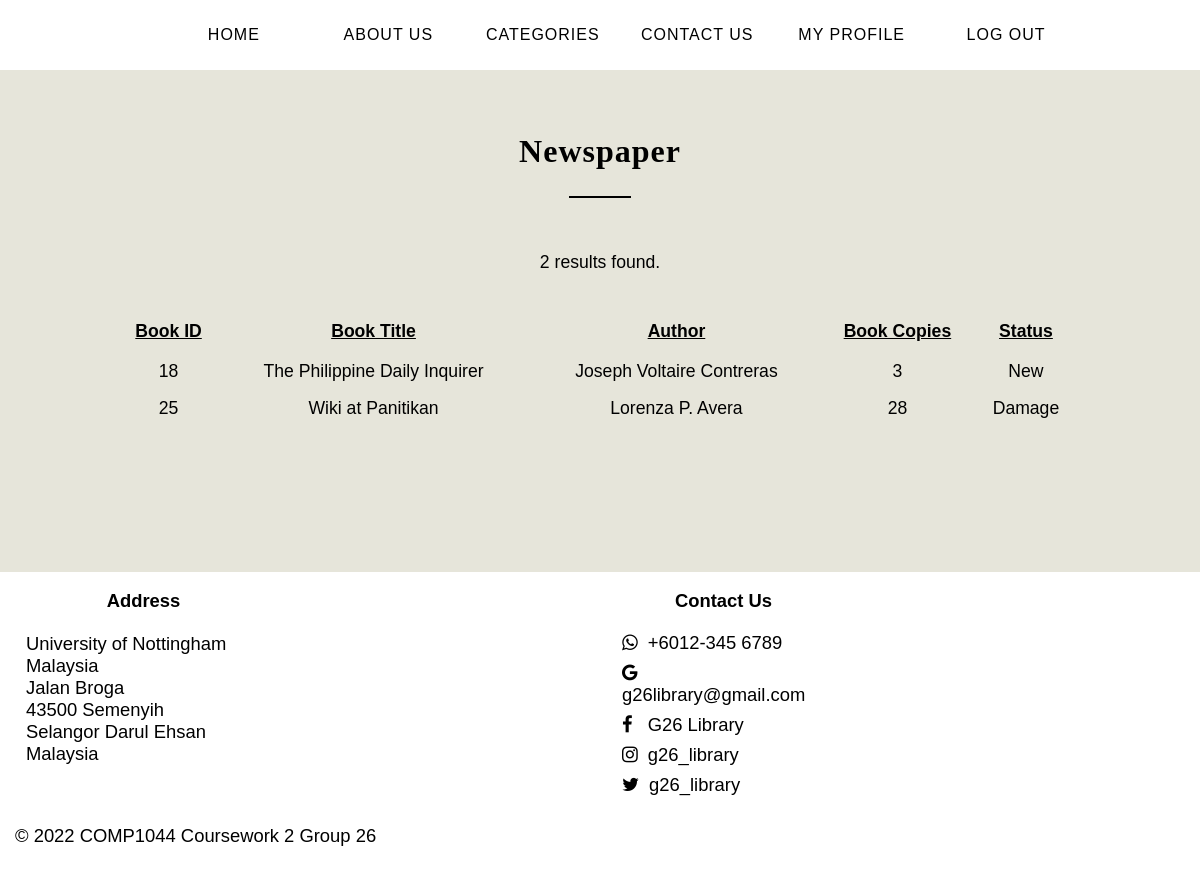
Page /news.php on the committed database.
### tables this page shows
CREATE TABLE `book` (
  `book_id` int(8) NOT NULL,
  `book_title` varchar(80) NOT NULL,
  `category_id` int(8) NOT NULL,
  `author` varchar(80) NOT NULL,
  `book_copies` int(8) NOT NULL,
  `book_publisher` varchar(80) NOT NULL,
  `publisher_city` varchar(80) NOT NULL,
  `isbn` varchar(80) NOT NULL,
  `copyright_year` int(8) NOT NULL,
  `date_receive` date NOT NULL,
  `date_added` date NOT NULL,
  `status` varchar(80) NOT NULL
);

### news.php (the view, shortened to what this page needs)
<!DOCTYPE html>
<html lang="en">
<head>
	<link rel="stylesheet" href="template.css">
	<link rel="stylesheet" href="form-template.css">
	<link rel="stylesheet" href="https://cdnjs.cloudflare.com/ajax/libs/font-awesome/4.7.0/css/font-awesome.min.css">
</head>
<body>
	<nav>
		<ul>
			<li><a href="home.html">Home</a></li>
			<li><a href="aboutus.html">About Us</a></li>
			<li><a href="categories.html">Categories</a></li>
			<li><a href="#contact-link">Contact Us</a></li>
			<li><a href="profile.php">My Profile</a></li>
			<li><a href="login.html">Log Out</a></li>
		</ul>
	</nav>
	<br><br>
	<h2 class="page-title-heading">Newspaper</h2>
	<hr class="page-heading-horizontal-line">
	<br><br>
	<?php
	$conn = new mysqli("localhost","root","","library");
	$sql = "SELECT * from `book` WHERE book.category_id = 7";
	$result = $conn->query($sql);
	if($result->num_rows > 0) {
		if($result->num_rows == 1) {
			echo "<div class='search-result' style='text-align: center'>";
			echo "1 result found.";
			echo "</div><br><br>";
		} else {
			echo "<div class='search-result' style='text-align: center'>";
			echo $result->num_rows." results found.";
			echo "</div><br><br>";
		}
		echo "<table id='bookTable'><tr><th>Book ID</th><th>Book Title</th><th>Author</th><th>Book Copies</th><th>Status</th></tr>";
		while($row = $result->fetch_assoc()) {
			echo "<tr><td>".$row["book_id"]."</td><td>".$row["book_title"]."</td><td>".$row["author"]."</td><td>".$row["book_copies"]."</td><td>".$row["status"]."</td></tr>";
		}
		echo "</table>";
	} else {
		echo "<div class='search-result' style='text-align: center'>";
		echo "No book in current category.";
		echo "</div>";
	}
	?>
	<br><br><br><br>
	<br><br><br><br>
	<footer id="contact-link">
	<table class="footerTable">
		<tr>
			<th>Address</th>
			<th>Contact Us</th>
		</tr>
		<tr>
			<td>University of Nottingham Malaysia<br>Jalan Broga<br>43500 Semenyih<br>Selangor Darul Ehsan<br>Malaysia<br><br></td>
			<td><i class="fa fa-whatsapp"></i>+6012-345 6789<br><i class="fa fa-google"></i>g26library@gmail.com<br><i class="fa fa-facebook"></i> G26 Library<br><i class="fa fa-instagram"></i>g26_library<br><i class="fa fa-twitter"></i>g26_library</td>
		</tr>
	</table>
	<p>&copy; 2022 COMP1044 Coursework 2 Group 26</p>
	</footer>
</body>
</html>

### template.css (style rules this page uses)
html { height: 100%; font-family: "Candara", sans-serif; }
body { background-color: #e6e5da; height: 100%; margin: 0; user-select: none; }
nav { background-color: white; overflow: hidden; height: 70px; margin: 0; }
nav ul { text-align: center; }
nav ul li { display: inline-block; list-style-type: none; }
nav a { float: left; text-align: center; padding: 10px 15px; width: 120px; color: black; letter-spacing: 1px; text-decoration: none; text-transform: uppercase; }
footer { background-color: white; overflow: hidden; padding: 7px 15px; font-size: 115%; color: black; }
footer .footerTable { border-spacing: 10px; }
footer .footerTable th,td { padding-right: 350px; }
footer .footerTable i { padding: 10px 10px 0px 0px; }

### form-template.css (style rules this page uses)
.page-title-heading { text-align: center; font-family: "Book Antiqua", serif; font-size: 200%; letter-spacing: 1px; }
.page-heading-horizontal-line { text-align: center; width: 5%; border: 0.8px solid black; background: black; }

### news.php (style rules this page uses)
.search-result { width: 35%; margin: auto; font-size: 110%; line-height: 40px; }
#bookTable { width: 80%; margin: auto; padding: 0px; font-size: 110%; }
#bookTable th { padding-bottom: 10px; text-decoration: underline; }
#bookTable td { padding: 5px; line-height: 25px; text-align: center; }

### rows in the picture
book: book_id "18", book_title "The Philippine Daily Inquirer", author "Joseph Voltaire Contreras", book_copies "3", status "New"
book: book_id "25", book_title "Wiki at Panitikan", author "Lorenza P. Avera", book_copies "28", status "Damage"

### other values in the picture
$result->num_rows "2"
